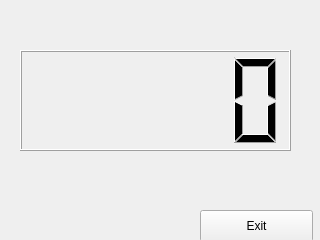
<?xml version="1.0" encoding="UTF-8"?>
<ui version="4.0">
 <class>AlertWindow</class>
 <widget class="QMainWindow" name="AlertWindow">
  <property name="geometry">
   <rect>
    <x>0</x>
    <y>0</y>
    <width>320</width>
    <height>240</height>
   </rect>
  </property>
  <property name="windowTitle">
   <string>MainWindow</string>
  </property>
  <widget class="QWidget" name="centralwidget">
   <widget class="QLCDNumber" name="lcdNumber">
    <property name="geometry">
     <rect>
      <x>20</x>
      <y>50</y>
      <width>271</width>
      <height>101</height>
     </rect>
    </property>
    <property name="layoutDirection">
     <enum>Qt::LeftToRight</enum>
    </property>
    <property name="styleSheet">
     <string notr="true"/>
    </property>
   </widget>
   <widget class="QPushButton" name="pButtonExit">
    <property name="geometry">
     <rect>
      <x>200</x>
      <y>210</y>
      <width>113</width>
      <height>32</height>
     </rect>
    </property>
    <property name="text">
     <string>Exit</string>
    </property>
   </widget>
  </widget>
 </widget>
 <resources/>
 <connections/>
</ui>
